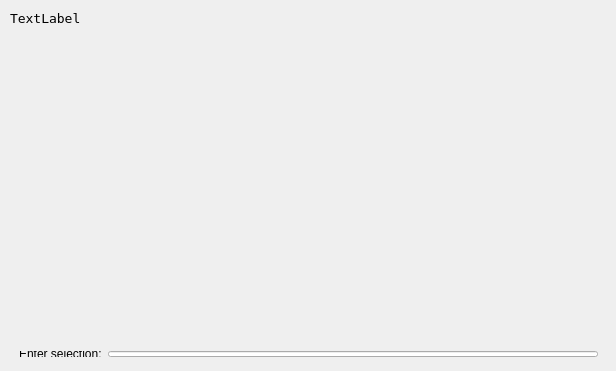
<?xml version="1.0" encoding="UTF-8"?>
<ui version="4.0">
 <class>Dialog</class>
 <widget class="QDialog" name="Dialog">
  <property name="geometry">
   <rect>
    <x>0</x>
    <y>0</y>
    <width>616</width>
    <height>371</height>
   </rect>
  </property>
  <property name="windowTitle">
   <string>Dialog</string>
  </property>
  <property name="styleSheet">
   <string notr="true">background-image: url(:/pic/parchment.jpg)</string>
  </property>
  <widget class="QLabel" name="label">
   <property name="geometry">
    <rect>
     <x>10</x>
     <y>10</y>
     <width>591</width>
     <height>311</height>
    </rect>
   </property>
   <property name="font">
    <font>
     <family>Inconsolata</family>
     <pointsize>10</pointsize>
    </font>
   </property>
   <property name="styleSheet">
    <string notr="true">background-image: url(:/img/parchment.jpg)</string>
   </property>
   <property name="text">
    <string>TextLabel</string>
   </property>
   <property name="alignment">
    <set>Qt::AlignLeading|Qt::AlignLeft|Qt::AlignTop</set>
   </property>
   <property name="wordWrap">
    <bool>true</bool>
   </property>
  </widget>
  <widget class="QWidget" name="layoutWidget">
   <property name="geometry">
    <rect>
     <x>8</x>
     <y>340</y>
     <width>601</width>
     <height>28</height>
    </rect>
   </property>
   <layout class="QHBoxLayout" name="horizontalLayout">
    <item>
     <widget class="QLabel" name="label_2">
      <property name="text">
       <string>Enter selection:</string>
      </property>
     </widget>
    </item>
    <item>
     <widget class="QLineEdit" name="lineEdit">
      <property name="text">
       <string/>
      </property>
     </widget>
    </item>
   </layout>
  </widget>
 </widget>
 <layoutdefault spacing="6" margin="11"/>
 <resources/>
 <connections/>
</ui>
